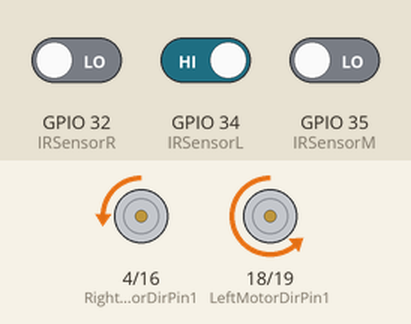
Simulated run of this sketch. Board: ESP32. Shown: motor-driver pin pairs drawn as motors (green arrow = first pin HIGH = forward, orange = second pin HIGH = backward, longer = more drive, scaled by the enable pin). The test bench sets the inputs (shaded band); at power-on: GPIO 32 (IRSensorR) LOW, GPIO 34 (IRSensorL) HIGH, GPIO 35 (IRSensorM) LOW.

Above: at 2.2 s.
2.3 s: GPIO 32 (IRSensorR) driven HIGH
At 2.8 s:
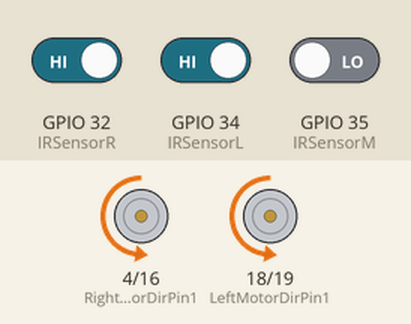
3.8 s: GPIO 34 (IRSensorL) driven LOW
At 5.0 s:
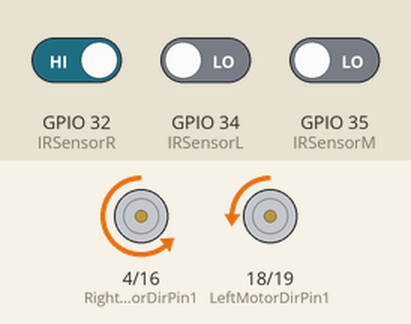
5.3 s: GPIO 32 (IRSensorR) driven LOW
At 6.3 s:
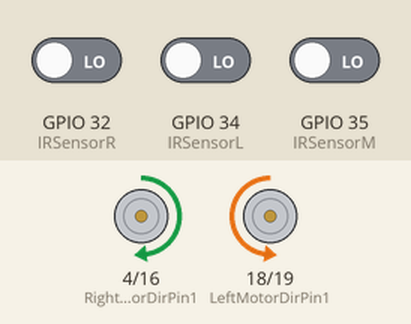
6.8 s: GPIO 35 (IRSensorM) driven HIGH
At 7.4 s:
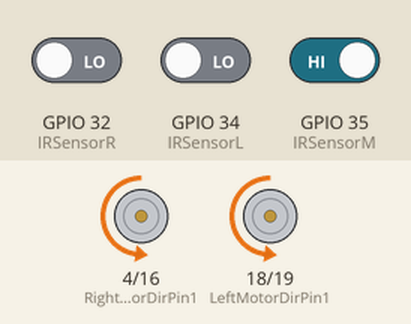
8.3 s: GPIO 35 (IRSensorM) driven LOW
At 9.5 s:
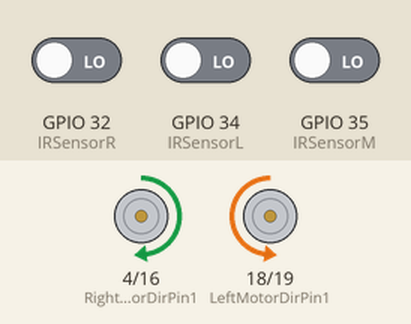
9.8 s: GPIO 34 (IRSensorL) driven HIGH
At 10.9 s:
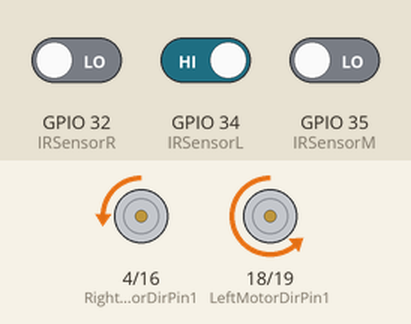
Timing chart, 0 to 12.3 s (numbered marks = the images above; inputs shaded):
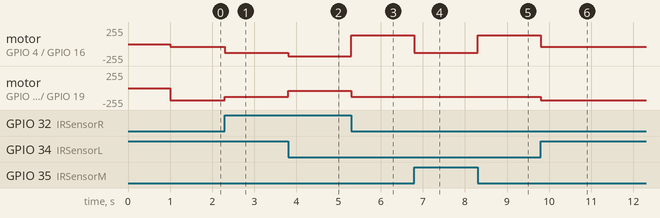

Measured:
- after the input at 2.3 s, motor on GPIO 4 (RightMotorDirPin1) / GPIO 16 (RightMotorDirPin2): backward 40/255 → backward 130/255 at once; motor on GPIO 18 (LeftMotorDirPin1) / GPIO 19 (LeftMotorDirPin2): backward 180/255 → backward 130/255 at once
- after the input at 3.8 s, motor on GPIO 4 (RightMotorDirPin1) / GPIO 16 (RightMotorDirPin2): backward 130/255 → backward 180/255 at once; motor on GPIO 18 (LeftMotorDirPin1) / GPIO 19 (LeftMotorDirPin2): backward 130/255 → backward 40/255 at once
- after the input at 5.3 s, motor on GPIO 4 (RightMotorDirPin1) / GPIO 16 (RightMotorDirPin2): backward 180/255 → forward 130/255 at once; motor on GPIO 18 (LeftMotorDirPin1) / GPIO 19 (LeftMotorDirPin2): backward 40/255 → backward 130/255 at once
- after the input at 6.8 s, motor on GPIO 4 (RightMotorDirPin1) / GPIO 16 (RightMotorDirPin2): forward 130/255 → backward 130/255 at once
- after the input at 8.3 s, motor on GPIO 4 (RightMotorDirPin1) / GPIO 16 (RightMotorDirPin2): backward 130/255 → forward 130/255 at once
- after the input at 9.8 s, motor on GPIO 4 (RightMotorDirPin1) / GPIO 16 (RightMotorDirPin2): forward 130/255 → backward 40/255 at once; motor on GPIO 18 (LeftMotorDirPin1) / GPIO 19 (LeftMotorDirPin2): backward 130/255 → backward 180/255 at once

The sketch:

Line_Follower_Bumblebee_YADIKA8_1_0_copy_20260909164145.ino
```cpp
#include <Arduino.h>

// PENGATURAN PIN ESP32-S (Sesuaikan dengan wiring Anda)
#define speedPinR          5   // Pin PWM Kanan
#define RightMotorDirPin1  4   // Arah Motor Kanan
#define RightMotorDirPin2  16  // Arah Motor Kanan

#define speedPinL          17  // Pin PWM Kiri
#define LeftMotorDirPin1   18  // Arah Motor Kiri
#define LeftMotorDirPin2   19  // Arah Motor Kiri

#define IRSensorL          34  // Pin Sensor IR Kiri (Input Only ESP32)
#define IRSensorM          35  // Pin Sensor IR Tengah (Input Only ESP32)
#define IRSensorR          32  // Pin Sensor IR Kanan (Input Only ESP32)

// PARAMETER PID (Silakan tune nilai ini sesuai mekanik robot Anda)
float Kp = 45.0;   // Proportional: Koreksi instan berdasarkan jarak error
float Ki = 0.0;    // Integral: Mengoreksi akumulasi error minor
float Kd = 25.0;   // Derivative: Meredam overshoot (getaran zig-zag)

// PARAMETER KECEPATAN (0 - 255)
int MAX_SPEED = 180;   // Kecepatan maksimal di jalur lurus
int BASE_SPEED = 130;  // Kecepatan dasar saat manuver

// Variabel Global PID
int lastError = 0;
float P, I, D, PID_value;
int lastDirection = 0; // 1 = Kanan, -1 = Kiri (Untuk memori jalur)

void setup() {

  Serial.begin(115200);

  // Setup Pin Motor
  pinMode(RightMotorDirPin1, OUTPUT);
  pinMode(RightMotorDirPin2, OUTPUT);
  pinMode(speedPinR, OUTPUT);
  pinMode(LeftMotorDirPin1, OUTPUT);
  pinMode(LeftMotorDirPin2, OUTPUT);
  pinMode(speedPinL, OUTPUT);

  // Setup Pin Sensor
  pinMode(IRSensorL, INPUT);
  pinMode(IRSensorM, INPUT);
  pinMode(IRSensorR, INPUT);

  stopRobot();
  delay(1000); // Jeda sebelum mulai jalan
}

void loop() {
  // 1. Membaca kondisi sensor digital (Asumsi: Garis HITAM = HIGH, Lantai PUTIH = LOW)
  int L = digitalRead(IRSensorL);
  int M = digitalRead(IRSensorM);
  int R = digitalRead(IRSensorR);

  int error = 0;
  bool onLine = true;

  // 2. Kalkulasi Error Menggunakan Bobot Posisi (Weighted Error)
  if (L == LOW && M == HIGH && R == LOW) {
    error = 0;   // Tepat di tengah garis
  }
  else if (L == HIGH && M == HIGH && R == LOW) {
    error = -1;  // Sedikit melenceng ke kanan (garis ada di kiri-tengah)
    lastDirection = -1;
  }
  else if (L == HIGH && M == LOW && R == LOW) {
    error = -2;  // Melenceng jauh ke kanan (garis hanya di kiri)
    lastDirection = -1;
  }
  else if (L == LOW && M == HIGH && R == HIGH) {
    error = 1;   // Sedikit melenceng ke kiri (garis ada di kanan-tengah)
    lastDirection = 1;
  }
  else if (L == LOW && M == LOW && R == HIGH) {
    error = 2;   // Melenceng jauh ke kiri (garis hanya di kanan)
    lastDirection = 1;
  }
  else if (L == HIGH && M == HIGH && R == HIGH) {
    error = 0;   // Persimpangan penuh, tetap maju lurus
  }
  else if (L == LOW && M == LOW && R == LOW) {
    onLine = false; // Kehilangan garis sepenuhnya!
  }

  // 3. Logika Pintar: Jika Kehilangan Garis (Lost Line Recovery)
  if (!onLine) {
    // Memanfaatkan memori arah terakhir untuk memutar robot kembali ke garis
    if (lastDirection == -1) {
      spinLeft(BASE_SPEED, BASE_SPEED);  // Cari ke kiri jika terakhir condong kiri
    } else {
      spinRight(BASE_SPEED, BASE_SPEED); // Cari ke kanan jika terakhir condong kanan
    }
    return; // Lewati kalkulasi PID sementara waktu mencari garis
  }

  // 4. Kalkulasi Formula PID
  P = error;
  I = I + error;
  D = error - lastError;

  // Batasi nilai Integral agar tidak meluap (Anti Windup)
  I = constrain(I, -50, 50);

  PID_value = (Kp * P) + (Ki * I) + (Kd * D);
  lastError = error;

  // 5. Distribusi Kecepatan ke Motor Kiri dan Kanan
  int speedLeft = BASE_SPEED + PID_value;
  int speedRight = BASE_SPEED - PID_value;

  // Pastikan nilai PWM motor tetap berada di rentang aman 0 - MAX_SPEED
  speedLeft = constrain(speedLeft, 0, MAX_SPEED);
  speedRight = constrain(speedRight, 0, MAX_SPEED);

  // 6. Eksekusi Pergerakan Motor
  controlMotors(speedLeft, speedRight);
}

// ================= FUNGSI KONTROL MOTOR DRIVER =================

void controlMotors(int speedL, int speedR) {
  // Motor Kiri Maju
  digitalWrite(LeftMotorDirPin1, LOW);
  digitalWrite(LeftMotorDirPin2, HIGH);
  analogWrite(speedPinL, speedL);

  // Motor Kanan Maju
  digitalWrite(RightMotorDirPin1, LOW);
  digitalWrite(RightMotorDirPin2, HIGH);
  analogWrite(speedPinR, speedR);
}

void spinRight(int speedL, int speedR) {
  digitalWrite(RightMotorDirPin1, HIGH);
  digitalWrite(RightMotorDirPin2, LOW);
  digitalWrite(LeftMotorDirPin1, LOW);
  digitalWrite(LeftMotorDirPin2, HIGH);
  analogWrite(speedPinL, speedL);
  analogWrite(speedPinR, speedR);
}

void spinLeft(int speedL, int speedR) {
  digitalWrite(RightMotorDirPin1, LOW);
  digitalWrite(RightMotorDirPin2, HIGH);
  digitalWrite(LeftMotorDirPin1, HIGH);
  digitalWrite(LeftMotorDirPin2, LOW);
  analogWrite(speedPinL, speedL);
  analogWrite(speedPinR, speedR);
}

void stopRobot() {
  digitalWrite(RightMotorDirPin1, LOW);
  digitalWrite(RightMotorDirPin2, LOW);
  digitalWrite(LeftMotorDirPin1, LOW);
  digitalWrite(LeftMotorDirPin2, LOW);
  analogWrite(speedPinL, 0);
  analogWrite(speedPinR, 0);
}
```
